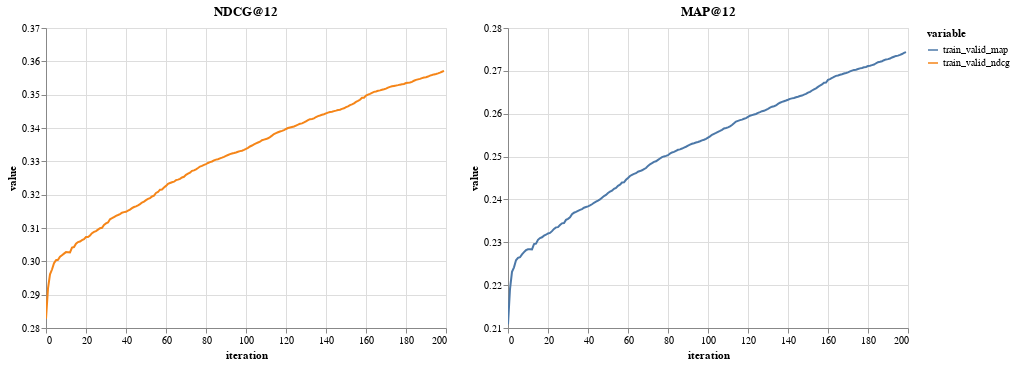

Notebook code cell kept with this figure:
### Markdown cell above
#### Training

### Code cell
alt_ndcg = (
    alt.Chart(
        df_eval_results[lambda d: d["variable"].isin(["train_valid_ndcg"])],
        title="NDCG@12",
    )
    .mark_line()
    .encode(
        x="iteration",
        y=alt.Y("value", scale=alt.Scale(domain=(0.28, 0.37))),
        color="variable",
    )
).interactive()

alt_map = (
    alt.Chart(
        df_eval_results[lambda d: d["variable"].isin(["train_valid_map"])],
        title="MAP@12",
    )
    .mark_line()
    .encode(
        x="iteration",
        y=alt.Y("value", scale=alt.Scale(domain=(0.21, 0.28))),
        color="variable",
    )
).interactive()

alt_ndcg | alt_map

### Figure 1 — Vega-Lite specification as saved in the notebook (floating-point values rounded to 4 significant figures; data arrays with more than 128 entries replaced by an {"elided": "..."} marker saying what was removed)
{"$schema": "https://vega.github.io/schema/vega-lite/v4.17.0.json", "config": {"view": {"continuousHeight": 300, "continuousWidth": 400}}, "datasets": {"data-3ad9fd98d31359d6b60c892ad361a546": {"elided": "200 records"}, "data-45585e4a1dc79d770a9d13571ac226b0": {"elided": "200 records"}}, "hconcat": [{"data": {"name": "data-3ad9fd98d31359d6b60c892ad361a546"}, "encoding": {"color": {"field": "variable", "type": "nominal"}, "x": {"field": "iteration", "type": "quantitative"}, "y": {"field": "value", "scale": {"domain": [0.28, 0.37]}, "type": "quantitative"}}, "mark": "line", "selection": {"selector017": {"bind": "scales", "encodings": ["x", "y"], "type": "interval"}}, "title": "NDCG@12"}, {"data": {"name": "data-45585e4a1dc79d770a9d13571ac226b0"}, "encoding": {"color": {"field": "variable", "type": "nominal"}, "x": {"field": "iteration", "type": "quantitative"}, "y": {"field": "value", "scale": {"domain": [0.21, 0.28]}, "type": "quantitative"}}, "mark": "line", "selection": {"selector018": {"bind": "scales", "encodings": ["x", "y"], "type": "interval"}}, "title": "MAP@12"}]}
